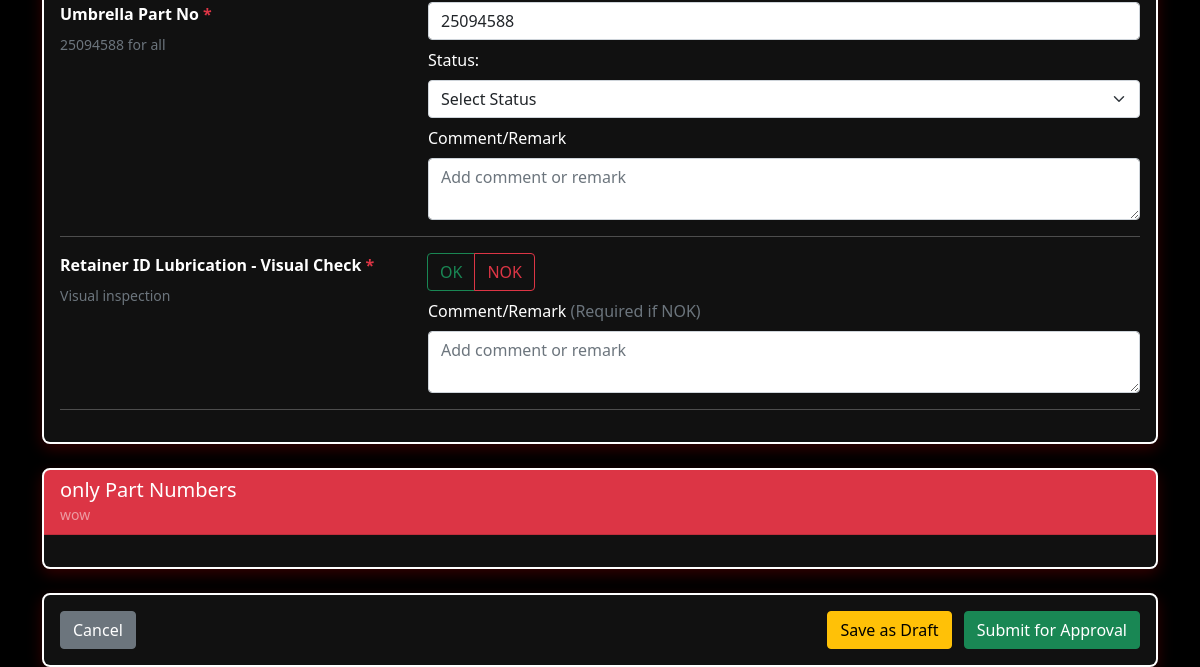
The page /checksheets/5/create/ (signed in, lower part) on the database as committed earlier.
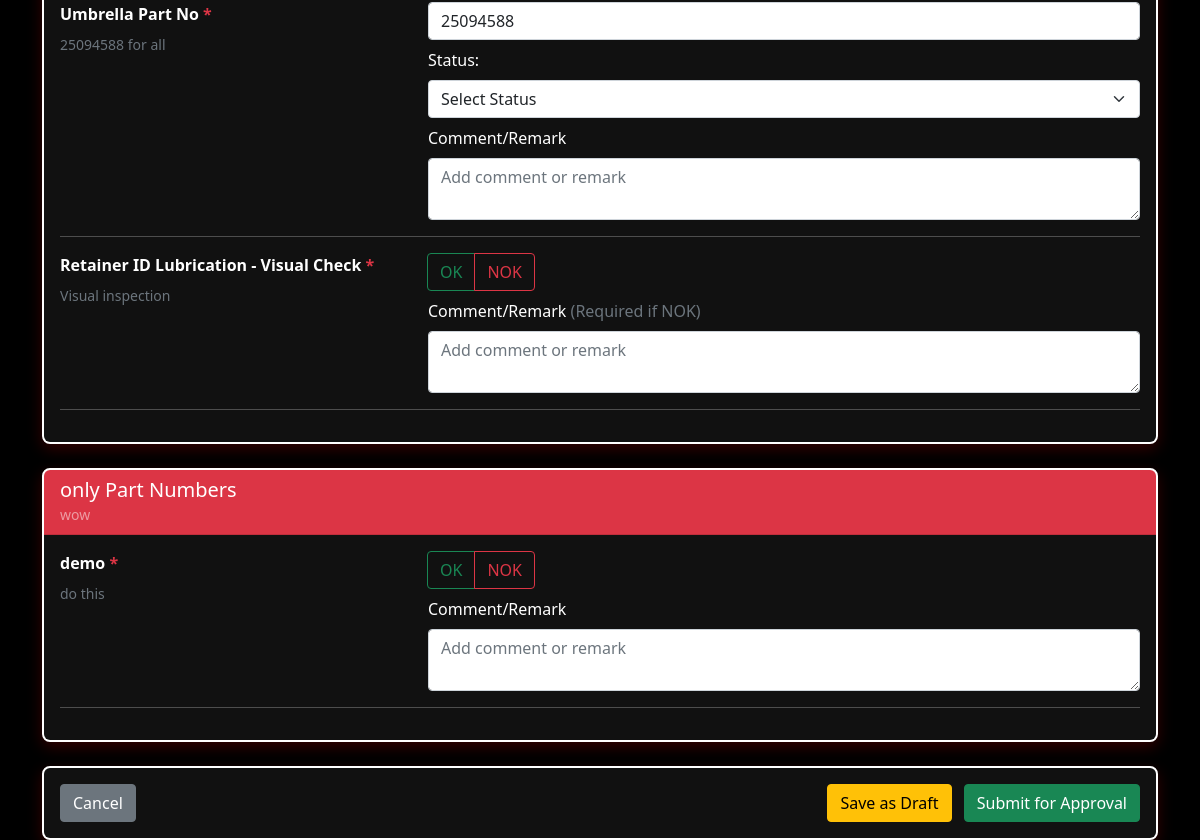
The same page on the database as committed later.
### main/models.py (models this page shows, shortened)
class ChecksheetField(models.Model):
    FIELD_TYPE_CHOICES = [
        ('text', 'Text Input'),
        ('number', 'Number Input'),
        ('decimal', 'Decimal Input'),
        ('dropdown', 'Dropdown Select'),
        ('ok_nok', 'OK/NOK'),
        ('yes_no', 'Yes/No'),
        ('date', 'Date'),
        ('time', 'Time'),
        ('datetime', 'Date & Time'),
        ('checkbox', 'Checkbox'),
        ('textarea', 'Text Area'),
    ]
    section = models.ForeignKey(ChecksheetSection, on_delete=models.CASCADE, related_name='fields')
    label = models.CharField(max_length=300, verbose_name="Field Label")
    label_hindi = models.CharField(max_length=300, blank=True, verbose_name="Field Label (Hindi)")
    field_type = models.CharField(max_length=20, choices=FIELD_TYPE_CHOICES, default='text')
    choices = models.TextField(
        blank=True,
        verbose_name="Choices (comma-separated)",
        help_text="For dropdown fields, enter choices separated by commas"
    )
    is_required = models.BooleanField(default=True, verbose_name="Required Field")
    min_value = models.FloatField(null=True, blank=True, verbose_name="Minimum Value")
    max_value = models.FloatField(null=True, blank=True, verbose_name="Maximum Value")
    unit = models.CharField(max_length=50, blank=True, verbose_name="Unit (e.g., bar, kPa, LPM)")
    help_text = models.CharField(max_length=500, blank=True, verbose_name="Help Text")
    help_text_hindi = models.CharField(max_length=500, blank=True, verbose_name="Help Text (Hindi)")
    default_value = models.CharField(max_length=200, blank=True, verbose_name="Default Value")
    placeholder = models.CharField(max_length=200, blank=True, verbose_name="Placeholder Text")
    auto_fill_based_on_model = models.BooleanField(
        default=False,
        verbose_name="Auto-fill based on selected model"
    )
    model_value_mapping = models.JSONField(
        null=True,
        blank=True,
        verbose_name="Model Value Mapping"
    )
    has_status_field = models.BooleanField(
        default=False,
        verbose_name="Has Status Field (OK/NOK)"
    )
    requires_comment_if_nok = models.BooleanField(
        default=False,
        verbose_name="Require comment if NOK/No"
    )
    order = models.PositiveIntegerField(default=0, verbose_name="Display Order")
    is_active = models.BooleanField(default=True, verbose_name="Active")
    class Meta:
        ordering = ['section', 'order', 'label']
        verbose_name = "Checksheet Field"
        verbose_name_plural = "Checksheet Fields"
    def get_choices_list(self):
        if self.choices:
            return [choice.strip() for choice in self.choices.split(',')]
        return []

class ChecksheetSection(models.Model):
    checksheet = models.ForeignKey(Checksheet, on_delete=models.CASCADE, related_name='sections')
    name = models.CharField(max_length=200, verbose_name="Section Name")
    name_hindi = models.CharField(max_length=200, blank=True, verbose_name="Section Name (Hindi)")
    description = models.TextField(blank=True, verbose_name="Section Description")
    order = models.PositiveIntegerField(default=0, verbose_name="Display Order")
    is_active = models.BooleanField(default=True, verbose_name="Active")
    class Meta:
        ordering = ['checksheet', 'order', 'name']
        unique_together = ['checksheet', 'name']
        verbose_name = "Checksheet Section"
        verbose_name_plural = "Checksheet Sections"

### main/views.py (the view, shortened to what this page needs)
# urls.py: path('checksheets/<int:checksheet_id>/create/', views.create_checksheet_response, name='create_checksheet_response'),
@login_required
def create_checksheet_response(request, checksheet_id):
    checksheet = get_object_or_404(
        Checksheet.objects.prefetch_related(
            Prefetch('sections', queryset=ChecksheetSection.objects.filter(is_active=True).order_by('order')),
            Prefetch('sections__fields', queryset=ChecksheetField.objects.filter(is_active=True).order_by('order'))
        ),
        pk=checksheet_id,
        is_active=True
    )
    sections = checksheet.sections.filter(is_active=True).prefetch_related(
        Prefetch('fields', queryset=ChecksheetField.objects.filter(is_active=True).order_by('order'))
    ).order_by('order')
    context = {
        'checksheet': checksheet,
        'sections': sections,
        'page_title': f'Create {checksheet.name}',
        'is_edit': False
    }
    return render(request, 'checksheets/checksheet_form.html', context)

### main/templates/checksheets/checksheet_form.html (shortened to what the changed rows need)
{% extends 'main/base.html' %}
{% load checksheet_filters %}
{% block content %}
<form method="post" id="checksheetForm">
    {% for section in sections %}
    <div class="card mb-4">
        <div class="card-header bg-danger text-white">
            <h5 class="mb-0">{{ section.name }}</h5>
            {% if section.description %}
                <small class="text-white-50">{{ section.description }}</small>
            {% endif %}
        </div>
        <div class="card-body">
            {% for field in section.fields.all %}
                <div class="row mb-3 field-row">
                    <div class="col-md-4">
                        <label class="form-label fw-bold">
                            {{ field.label }}
                            {% if field.is_required %}<span class="text-danger">*</span>{% endif %}
                        </label>
                        {% if field.help_text %}
                            <small class="text-muted d-block">{{ field.help_text }}</small>
                        {% endif %}
                    </div>
                    <div class="col-md-8">
                        {% if field.field_type == 'text' %}
                            <input type="text"
                                   class="form-control"
                                   name="field_{{ field.id }}"
                                   placeholder="{{ field.placeholder }}"
                                   {% if field.is_required %}required{% endif %}
                                   value="{% if is_edit and field.id in field_responses %}{{ field_responses|get_item:field.id|get_item:'value' }}{% elif form_data %}{{ form_data|get_field_value:field.id }}{% else %}{{ field.default_value }}{% endif %}">
                        {% elif field.field_type == 'decimal' %}
                            <input type="number"
                                   class="form-control"
                                   name="field_{{ field.id }}"
                                   {% if field.min_value %}min="{{ field.min_value }}"{% endif %}
                                   {% if field.max_value %}max="{{ field.max_value }}"{% endif %}
                                   step="0.01"
                                   placeholder="{{ field.placeholder }}"
                                   {% if field.is_required %}required{% endif %}
                                   value="{% if is_edit and field.id in field_responses %}{{ field_responses|get_item:field.id|get_item:'value' }}{% elif form_data %}{{ form_data|get_field_value:field.id }}{% else %}{{ field.default_value }}{% endif %}">
                        {% elif field.field_type == 'dropdown' %}
                            <select class="form-select"
                                    name="field_{{ field.id }}"
                                    {% if field.is_required %}required{% endif %}>
                                <option value="">Select...</option>
                                {% for choice in field.get_choices_list %}
                                    {% if is_edit and field.id in field_responses %}
                                        <option value="{{ choice }}" {% if field_responses|get_item:field.id|get_item:'value' == choice %}selected{% endif %}>{{ choice }}</option>
                                    {% elif form_data %}
                                        <option value="{{ choice }}" {% if form_data|get_field_value:field.id == choice %}selected{% endif %}>{{ choice }}</option>
                                    {% else %}
                                        <option value="{{ choice }}" {% if field.default_value == choice %}selected{% endif %}>{{ choice }}</option>
                                    {% endif %}
                                {% endfor %}
                            </select>
                        {% elif field.field_type == 'ok_nok' %}
                            <div class="btn-group" role="group">
                                <label class="btn btn-outline-success" for="field_{{ field.id }}_ok">OK</label>
                                <label class="btn btn-outline-danger" for="field_{{ field.id }}_nok">NOK</label>
                            </div>
                        {% endif %}
                        {% if field.has_status_field %}
                            <div class="mt-2">
                                <label class="form-label">Status:</label>
                                <select class="form-select" name="status_{{ field.id }}">
                                    <option value="">Select Status</option>
                                </select>
                            </div>
                        {% endif %}
                        <div class="mt-2">
                            <label class="form-label">
                                Comment/Remark
                                {% if field.requires_comment_if_nok %}
                                    <span class="text-muted">(Required if NOK)</span>
                                {% endif %}
                            </label>
                            <textarea class="form-control"
                                      name="comment_{{ field.id }}"
                                      rows="2"
                                      placeholder="Add comment or remark">{% if is_edit and field.id in field_responses %}{{ field_responses|get_item:field.id|get_item:'comment' }}{% elif form_data %}{{ form_data|get_comment_value:field.id }}{% endif %}</textarea>
                        </div>
                    </div>
                </div>
                <hr>
            {% endfor %}
        </div>
    </div>
    {% endfor %}
</form>
{% endblock %}

Rows that differ between the two databases and show on the page:
added ChecksheetField: label "demo", help_text "do this", id "Add comment or remark", shown under ChecksheetSection "only Part Numbers"
